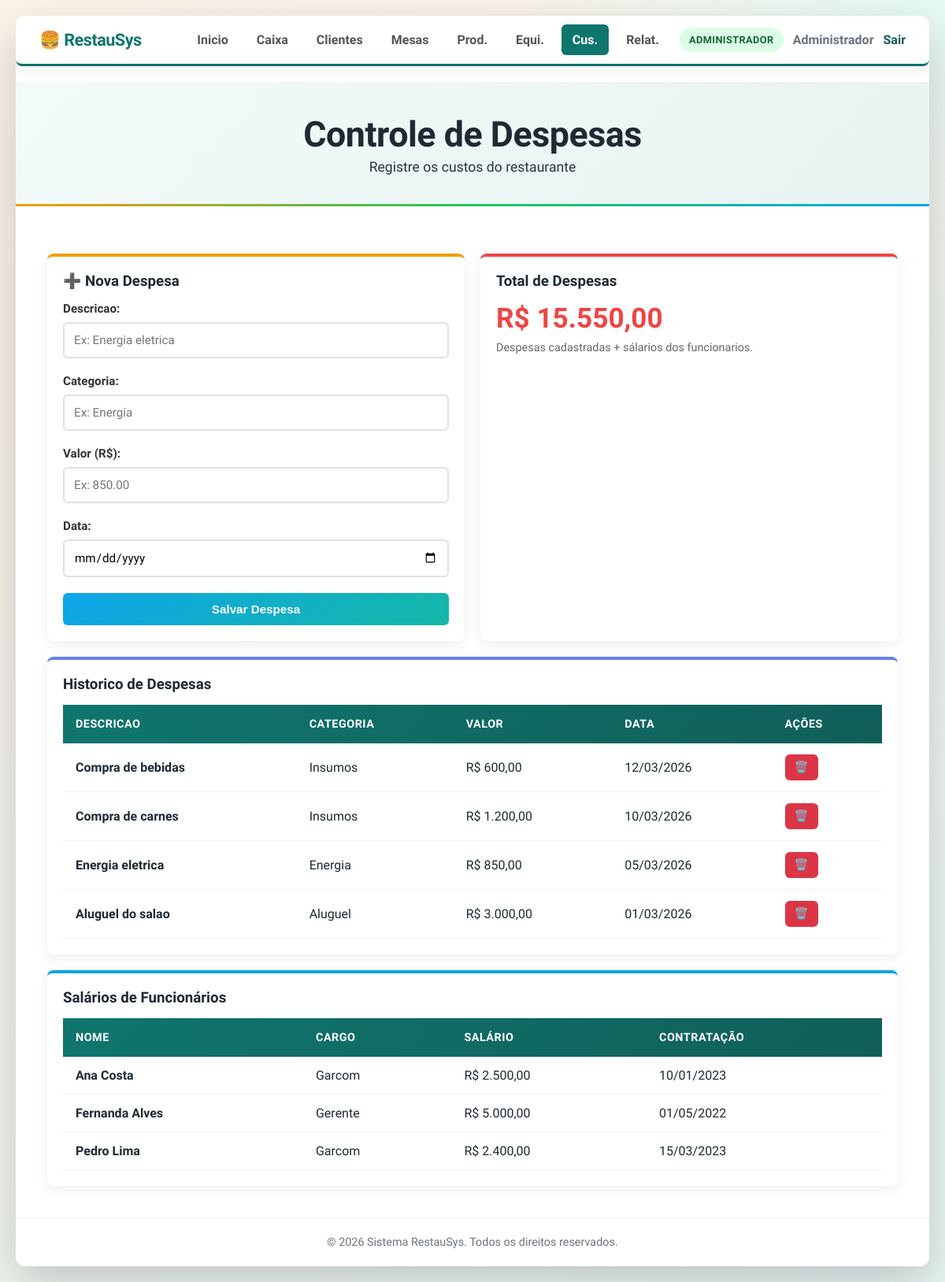
Page /pages/despesas.php (signed in) on the committed database.
### tables this page shows
CREATE TABLE despesas (
    id_despesa INTEGER PRIMARY KEY AUTOINCREMENT,
    descricao TEXT NOT NULL,
    categoria TEXT NOT NULL,
    valor NUMERIC NOT NULL,
    data_despesa TEXT
);

CREATE TABLE funcionarios (
    id_funcionario INTEGER PRIMARY KEY AUTOINCREMENT,
    nome TEXT NOT NULL,
    cargo TEXT NOT NULL,
    salario NUMERIC,
    data_contratacao TEXT
);

### pages/despesas.php (the view, shortened to what this page needs)
<?php
require_once __DIR__ . "/../config/config.php";
$despesas = query_all("SELECT * FROM despesas ORDER BY data_despesa DESC, id_despesa DESC");
$funcionarios = query_all("SELECT id_funcionario, nome, cargo, salario, data_contratacao FROM funcionarios ORDER BY nome");
$total_despesas = query_one("SELECT SUM(valor) as total FROM despesas");
$total_salarios = query_one("SELECT SUM(salario) as total FROM funcionarios");
$valor_total = ($total_despesas["total"] ?? 0) + ($total_salarios["total"] ?? 0);
?>
<!DOCTYPE html>
<html lang="pt-BR">
<head>
    <link rel="stylesheet" href="../css/style.css">
</head>
<body>
    <div class="container">
        <header>
            <div class="header-content">
                <h1>Controle de Despesas</h1>
                <p class="header-subtitle">Registre os custos do restaurante</p>
            </div>
        </header>
        <main>
            <div class="dashboard-grid">
                <div class="card" style="border-top-color: #f59e0b;">
                    <h3>➕ Nova Despesa</h3>
                    <form method="POST" class="formulario">
                        <div class="form-grupo">
                            <label>Descricao:</label>
                            <input type="text" name="descricao" placeholder="Ex: Energia eletrica" required>
                        </div>
                        <div class="form-grupo">
                            <label>Categoria:</label>
                            <input type="text" name="categoria" placeholder="Ex: Energia" required>
                        </div>
                        <div class="form-grupo">
                            <label>Valor (R$):</label>
                            <input type="text" name="valor" placeholder="Ex: 850.00" required>
                        </div>
                        <div class="form-grupo">
                            <label>Data:</label>
                            <input type="date" name="data_despesa">
                        </div>
                        <button type="submit" class="btn btn-adicionar">Salvar Despesa</button>
                    </form>
                </div>
                <div class="card" style="border-top-color: #ef4444;">
                    <h3>Total de Despesas</h3>
                    <p style="font-size: 2.2em; font-weight: bold; color: #ef4444;">
                        R$ <?=number_format((float) $valor_total, 2, ",", ".")?>
                    </p>
                    <p style="color: #666; font-size: 0.9em; margin-top: 8px;">Despesas cadastradas + sálarios dos funcionarios.</p>
                </div>
                <div class="card" style="grid-column: span 2; border-top-color: #667eea;">
                    <h3>Historico de Despesas</h3>
                    <div style="max-height: 420px; overflow-y: auto;">
                        <table class="tabela">
                            <thead>
                                <tr>
                                    <th>Descricao</th>
                                    <th>Categoria</th>
                                    <th>Valor</th>
                                    <th>Data</th>
                                    <th>Ações</th>
                                </tr>
                            </thead>
                            <tbody>
                                <?php foreach ($despesas as $d): ?>
                                    <tr>
                                        <td><strong><?=htmlspecialchars($d["descricao"])?></strong></td>
                                        <td><?=htmlspecialchars($d["categoria"])?></td>
                                        <td>R$ <?=number_format((float) $d["valor"], 2, ",", ".")?></td>
                                        <td>
                                            <?php if (!empty($d["data_despesa"])): ?>
                                                <?=date("d/m/Y", strtotime($d["data_despesa"]))?>
                                            <?php else: ?>
                                                -
                                            <?php endif; ?>
                                        </td>
                                        <td>
                                            <form method="POST" style="display:inline;" onsubmit="return confirm('Deseja realmente remover?');">
                                                <button type="submit" class="btn btn-remover" title="Remover">🗑️</button>
                                            </form>
                                        </td>
                                    </tr>
                                <?php endforeach; ?>
                            </tbody>
                        </table>
                    </div>
                </div>
                <div class="card" style="grid-column: span 2; border-top-color: #0ea5e9;">
                    <h3>Salários de Funcionários</h3>
                    <div style="max-height: 320px; overflow-y: auto;">
                        <table class="tabela">
                            <thead>
                                <tr>
                                    <th>Nome</th>
                                    <th>Cargo</th>
                                    <th>Salário</th>
                                    <th>Contratação</th>
                                </tr>
                            </thead>
                            <tbody>
                                <?php foreach ($funcionarios as $f): ?>
                                    <tr>
                                        <td><strong><?=htmlspecialchars($f["nome"])?></strong></td>
                                        <td><?=htmlspecialchars($f["cargo"])?></td>
                                        <td>
                                            <?php if ($f["salario"] !== null && $f["salario"] !== ""): ?>
                                                R$ <?=number_format((float) $f["salario"], 2, ",", ".")?>
                                            <?php else: ?>
                                                -
                                            <?php endif; ?>
                                        </td>
                                        <td>
                                            <?php if (!empty($f["data_contratacao"])): ?>
                                                <?=date("d/m/Y", strtotime($f["data_contratacao"]))?>
                                            <?php else: ?>
                                                -
                                            <?php endif; ?>
                                        </td>
                                    </tr>
                                <?php endforeach; ?>
                            </tbody>
                        </table>
                    </div>
                </div>
            </div>
        </main>
        <footer class="app-footer">
            &copy; <?=date("Y")?> Sistema RestauSys. Todos os direitos reservados.
        </footer>
    </div>
</body>
</html>

### css/style.css (style rules this page uses)
:root { --bg-start: #fef3e7; --bg-end: #e8f6f2; --surface: #ffffff; --surface-muted: #f7f5f2; --ink: #1f2933; --muted: #6b7280; --accent: #0f766e; --accent-strong: #115e59; --accent-soft: #e7f7f4; --accent-2: #f59e0b; --accent-3: #ef4444; --accent-4: #0ea5e9; --shadow-strong: 0 20px 60px rgba(15, 23, 42, 0.22); --shadow-soft: 0 4px 16px rgba(15, 23, 42, 0.08); }
* { margin: 0; padding: 0; box-sizing: border-box; }
body { font-family: "Plus Jakarta Sans", "Noto Sans", sans-serif; background: radial-gradient(1200px 600px at 10% -10%, #fff6ec 0%, transparent 60%), radial-gradient(900px 500px at 100% 0%, #e7fbf6 0%, transparent 55%), linear-gradient(135deg, var(--bg-start) 0%, var(--bg-end) 100%); min-height: 100vh; padding: 20px; color: var(--ink); }
.container { max-width: 1200px; margin: 0 auto; background: var(--surface); border-radius: 12px; box-shadow: var(--shadow-strong); overflow: hidden; }
.app-footer { text-align: center; padding: 22px 30px; color: var(--muted); font-size: 0.9em; border-top: 1px solid #eef2f5; background: var(--surface); }
header { background: linear-gradient(135deg, #f2fbf8 0%, #e8f2f1 100%); color: var(--ink); padding: 40px 30px; text-align: center; position: relative; }
header::after { content: ''; position: absolute; bottom: 0; left: 0; right: 0; height: 3px; background: linear-gradient(90deg, var(--accent-2), #22c55e, var(--accent-4)); }
.header-content h1 { font-size: 2.8em; font-weight: 700; margin-bottom: 5px; letter-spacing: -0.5px; }
.header-subtitle { font-size: 1.1em; opacity: 0.95; font-weight: 300; }
main { padding: 40px; }
.dashboard-grid { display: grid; grid-template-columns: repeat(auto-fit, minmax(300px, 1fr)); gap: 20px; margin-top: 20px; }
.card { background: var(--surface); padding: 20px; border-radius: 8px; box-shadow: var(--shadow-soft); border-top: 4px solid var(--accent); }
.card h3 { margin-bottom: 15px; color: var(--ink); }
.formulario { display: flex; flex-direction: column; gap: 20px; }
.form-grupo { display: flex; flex-direction: column; gap: 8px; }
.form-grupo label { font-weight: 600; color: #333; font-size: 0.95em; display: flex; align-items: center; gap: 8px; }
.form-grupo input, .form-grupo select { padding: 12px; border: 2px solid #e0e0e0; border-radius: 6px; font-size: 0.95em; transition: all 0.3s; font-family: inherit; }
.btn { padding: 12px 20px; border: none; border-radius: 6px; font-weight: 600; cursor: pointer; font-size: 0.95em; transition: all 0.3s; display: inline-flex; align-items: center; gap: 8px; justify-content: center; }
.btn-adicionar { background: linear-gradient(135deg, var(--accent-4) 0%, #14b8a6 100%); color: white; }
.btn-remover { background-color: #dc3545; color: white; padding: 8px 12px; font-size: 0.9em; }
.tabela { width: 100%; border-collapse: collapse; background: white; }
.tabela thead { background: linear-gradient(135deg, var(--accent) 0%, var(--accent-strong) 100%); color: white; }
.tabela th { padding: 16px; text-align: left; font-weight: 600; text-transform: uppercase; font-size: 0.9em; letter-spacing: 0.5px; }
.tabela td { padding: 14px 16px; border-bottom: 1px solid #f0f0f0; }

### rows in the picture
despesas: descricao "Compra de bebidas", categoria "Insumos", valor "600,00", data_despesa "12/03/2026"
despesas: descricao "Compra de carnes", categoria "Insumos", valor "1.200,00", data_despesa "10/03/2026"
despesas: descricao "Energia eletrica", categoria "Energia", valor "850,00", data_despesa "05/03/2026"
despesas: descricao "Aluguel do salao", categoria "Aluguel", valor "3.000,00", data_despesa "01/03/2026"
funcionarios: nome "Ana Costa", cargo "Garcom", salario "2.500,00", data_contratacao "10/01/2023"
funcionarios: nome "Fernanda Alves", cargo "Gerente", salario "5.000,00", data_contratacao "01/05/2022"
funcionarios: nome "Pedro Lima", cargo "Garcom", salario "2.400,00", data_contratacao "15/03/2023"

### other values in the picture
$item['titulo'] "Inicio"
$item['titulo'] "Caixa"
$item['titulo'] "Clientes"
$item['titulo'] "Mesas"
$item['titulo'] "Prod."
$item['titulo'] "Equi."
$item['titulo'] "Cus."
$item['titulo'] "Relat."
$rotulo_perfil "ADMINISTRADOR"
$usuario "Administrador"
$valor_total "15.550,00"
